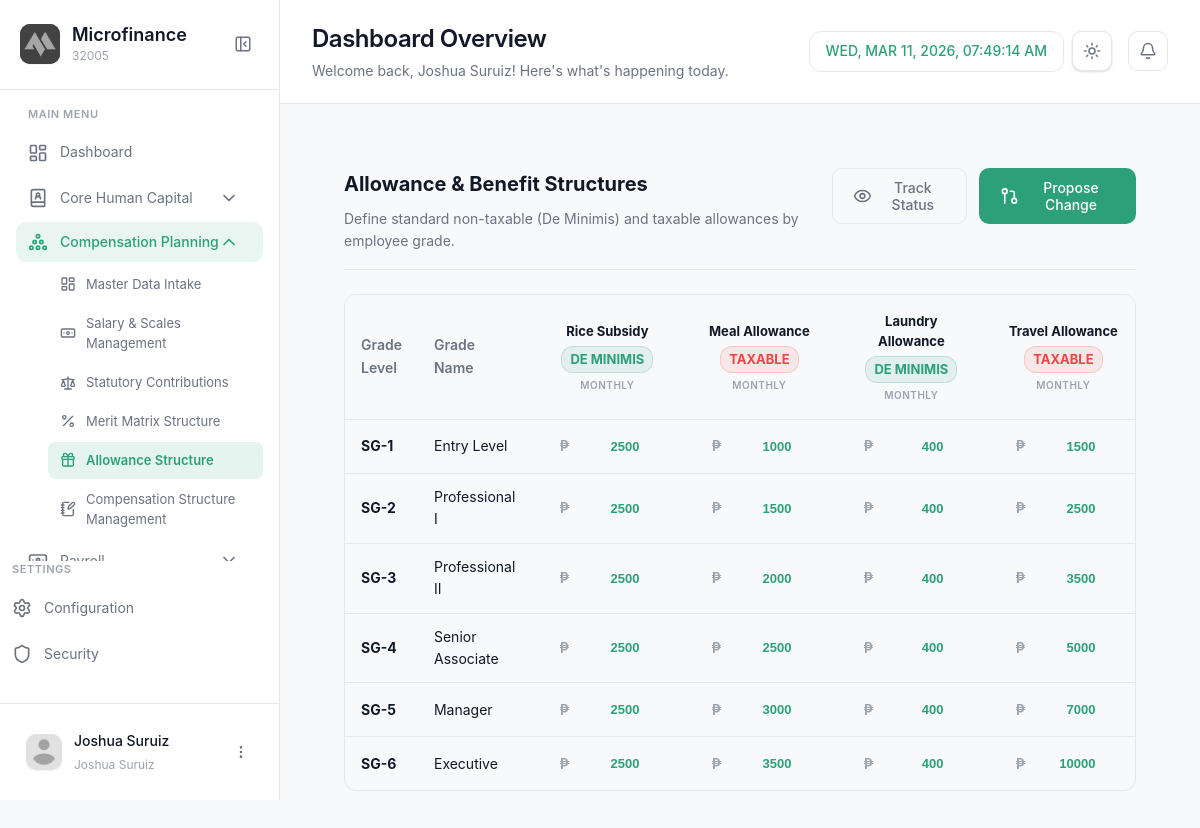
Screenshot of /modules/compensation/allowance.php (signed in) with the database file from the repository.
### tables this page shows
CREATE TABLE `allowance_types` (
  `AllowanceTypeID` int(11) NOT NULL,
  `AllowanceName` varchar(100) NOT NULL,
  `IsTaxable` tinyint(1) DEFAULT 0,
  `Frequency` enum('Monthly','Annual','Daily') DEFAULT 'Monthly',
  `CreatedAt` timestamp NOT NULL DEFAULT current_timestamp(),
  `UpdatedAt` timestamp NOT NULL DEFAULT current_timestamp() ON UPDATE current_timestamp()
);

CREATE TABLE `salary_grades` (
  `SalaryGradeID` int(11) NOT NULL,
  `period_id` int(11) DEFAULT NULL,
  `GradeLevel` varchar(10) NOT NULL,
  `GradeName` varchar(100) DEFAULT NULL,
  `MinSalary` decimal(15,2) NOT NULL,
  `MaxSalary` decimal(15,2) NOT NULL,
  `MidSalary` decimal(15,2) GENERATED ALWAYS AS ((`MinSalary` + `MaxSalary`) / 2) STORED,
  `Currency` varchar(10) DEFAULT 'PHP',
  `IsActive` tinyint(1) DEFAULT 1,
  `CreatedAt` timestamp NOT NULL DEFAULT current_timestamp(),
  `UpdatedAt` timestamp NULL DEFAULT NULL ON UPDATE current_timestamp(),
  `Description` varchar(255) DEFAULT NULL
);

### modules/compensation/allowance.php (the view, shortened to what this page needs)
<?php
require_once '../../config/config.php';
$period_id = 1;
$grades_query = $conn->query("
    SELECT sg.SalaryGradeID, sg.GradeLevel, sg.GradeName, sg.MinSalary, sg.MaxSalary, sg.MidSalary, sg.Description
    FROM salary_grades sg
    WHERE sg.period_id = $period_id
    ORDER BY sg.SalaryGradeID ASC
");
$salary_grades = [];
while ($row = $grades_query->fetch_assoc()) {
    $salary_grades[] = $row;
}
$allowance_types_query = $conn->query("SELECT * FROM allowance_types ORDER BY AllowanceTypeID ASC");
$allowance_types = [];
while ($row = $allowance_types_query->fetch_assoc()) {
    $allowance_types[] = $row;
}
$grade_allowances_query = $conn->query("SELECT * FROM grade_allowances");
$grade_allowance_map = [];
while ($row = $grade_allowances_query->fetch_assoc()) {
    $grade_allowance_map[$row['SalaryGradeID']][$row['AllowanceTypeID']] = $row['Amount'];
}
?>
<!DOCTYPE html>
<html lang="en">
<head>
  <link rel="stylesheet" href="../../css/compensationdashboard.css?v=1.3">
  <link rel="stylesheet" href="../../css/cycle.css?v=1.2">
  <link rel="stylesheet" href="../../css/allowance.css?v=1.2">
</head>
<body>
  <aside class="sidebar" id="sidebar">
    <div class="sidebar-header">
      <div class="logo-container">
        <div class="logo-wrapper">
          <img src="../../img/logo.png" alt="Logo" class="logo">
        </div>
        <div class="logo-text">
          <h2 class="app-name">Microfinance</h2>
          <span class="app-tagline">32005</span>
        </div>
      </div>
      <button class="sidebar-toggle" id="sidebarToggle">
        <i data-lucide="panel-left-close"></i>
      </button>
    </div>
     <nav class="sidebar-nav">
      <div class="nav-section">
        <span class="nav-section-title">MAIN MENU</span>
        <a href="dashboard.php" class="nav-item active">
          <i data-lucide="layout-dashboard"></i>
          <span>Dashboard</span>
        </a>
        <div class="nav-item-group <?php echo ($module === 'hr') ? 'active' : ''; ?>">
          <button class="nav-item has-submenu" data-module="hr">
            <div class="nav-item-content">
              <i data-lucide="book-user"></i>
              <span>Core Human Capital</span>
            </div>
            <i data-lucide="chevron-down" class="submenu-icon"></i>
          </button>
          <div class="nav-item-group <?php echo ($module === 'planning') ? 'active' : ''; ?>">
          <button class="nav-item has-submenu" data-module="planning">
            <div class="nav-item-content">
              <i data-lucide="circle-pile"></i>
              <span>Compensation Planning</span>
            </div>
            <i data-lucide="chevron-down" class="submenu-icon"></i>
          </button>
          <div class="submenu" id="submenu-planning">
            <a href="intake.php" class="submenu-item <?php echo ($page === 'intake') ? 'active' : ''; ?>">
              <i data-lucide="layout-dashboard"></i>
              <span>Master Data Intake</span>
            </a>
            <a href="salary.php" class="submenu-item <?php echo ($page === 'salarymgt') ? 'active' : ''; ?>">
              <i data-lucide="banknote"></i>
              <span>Salary & Scales Management</span>
            </a>
            <a href="statutory.php" class="submenu-item <?php echo ($page === 'statutory') ? 'active' : ''; ?>">
              <i data-lucide="scale"></i>
              <span>Statutory Contributions</span>
            </a>
            <a href="matrix.php" class="submenu-item <?php echo ($page === 'matrix') ? 'active' : ''; ?>">
              <i data-lucide="percent"></i>
              <span>Merit Matrix Structure</span>
            </a>
            <a href="allowance.php" class="submenu-item <?php echo ($page === 'allowance') ? 'active' : ''; ?>">
              <i data-lucide="gift"></i>
              <span>Allowance Structure</span>
            </a>
            <a href="cycle.php" class="submenu-item <?php echo ($page === 'cycle') ? 'active' : ''; ?>">
              <i data-lucide="notebook-pen"></i>
              <span>Compensation Structure Management</span>
            </a>
          </div>
        </div>
        <div class="nav-item-group <?php echo ($module === 'payroll') ? 'active' : ''; ?>">
          <button class="nav-item has-submenu" data-module="payroll">
            <div class="nav-item-content">
              <i data-lucide="banknote-arrow-down"></i>
              <span>Payroll</span>
            </div>
            <i data-lucide="chevron-down" class="submenu-icon"></i>
          </button>
        </div>
      </div>
    </div>
    </nav>
      <div class="nav-section">
        <span class="nav-section-title">SETTINGS</span>
        <a href="#" class="nav-item">
          <i data-lucide="settings"></i>
          <span>Configuration</span>
        </a>
        <a href="#" class="nav-item">
          <i data-lucide="shield"></i>
          <span>Security</span>
        </a>
      </div>
    <div class="sidebar-footer">
      <div class="user-profile">
        <div class="user-avatar">
          <img src="../../img/profile.png" alt="User">
        </div>
        <div class="user-info">
          <span class="user-name"><?php echo htmlspecialchars($_SESSION['username'] ?? 'Admin'); ?></span>
          <span class="user-role"><?php echo htmlspecialchars($_SESSION['user_role'] ?? 'Administrator'); ?></span>
        </div>
        <button class="user-menu-btn" id="userMenuBtn">
          <i data-lucide="more-vertical"></i>
        </button>
      </div>
    </div>
  </aside>
  <main class="main-content">
    <header class="page-header">
      <div class="header-left">
        <div class="header-title">
          <h1>Dashboard Overview</h1>
          <p>Welcome back, <?php echo htmlspecialchars($_SESSION['username'] ?? 'User'); ?>! Here's what's happening today.</p>
        </div>
      </div>
      <div class="header-right">
                        <div class="header-clock">
          <span id="realTimeClock"></span>
        </div>
        <button class="theme-toggle" id="themeToggle" aria-label="Toggle theme">
          <i data-lucide="sun" class="sun-icon"></i>
        </button>
        <button class="icon-btn">
          <i data-lucide="bell"></i>
        </button>
      </div>
    </header>
    <div class="content-wrapper">
          <div class="tab-panel active" id="allowances">
            <div class="section-header" style="margin-bottom: 24px; display: flex; justify-content: space-between; align-items: flex-start; padding-bottom: 16px; border-bottom: 1px solid var(--border-color);">
              <div class="sh-info">
                <h3 style="font-size: 20px; font-weight: 700; color: var(--text-primary); margin-bottom: 8px;">Allowance & Benefit Structures</h3>
                <p style="color: var(--text-secondary); font-size: 14px;">Define standard non-taxable (De Minimis) and taxable allowances by employee grade.</p>
              </div>
              <div class="comp-panel-actions" style="display: flex; gap: 12px;">
                <button class="btn btn-outline" id="btnTrackAllowanceStatus" style="border: 1px solid var(--border-color); color: var(--text-secondary);">
                  <i data-lucide="eye"></i>
                  <span>Track Status</span>
                </button>
                <button class="btn btn-primary" id="btnProposeAllowanceChange">
                  <i data-lucide="git-pull-request"></i>
                  <span>Propose Change</span>
                </button>
              </div>
            </div>
            <div class="table-container">
              <table class="comp-table editable-table">
                <thead>
                  <tr>
                    <th>Grade Level</th>
                    <th>Grade Name</th>
                    <?php foreach ($allowance_types as $type): ?>
                    <th>
                      <div class="allowance-header">
                        <span><?php echo htmlspecialchars($type['AllowanceName']); ?></span>
                        <span class="tax-badge <?php echo $type['IsTaxable'] ? 'taxable' : 'non-taxable'; ?>">
                          <?php echo $type['IsTaxable'] ? 'Taxable' : 'De Minimis'; ?>
                        </span>
                        <small><?php echo ($type['Frequency'] == 'Annual') ? 'Annual' : 'Monthly'; ?></small>
                      </div>
                    </th>
                    <?php endforeach; ?>
                  </tr>
                </thead>
                <tbody>
                  <?php foreach ($salary_grades as $grade): ?>
                  <tr>
                    <td><strong><?php echo htmlspecialchars($grade['GradeLevel']); ?></strong></td>
                    <td><?php echo htmlspecialchars($grade['GradeName']); ?></td>
                    <?php foreach ($allowance_types as $type): ?>
                    <?php
                      $amount = $grade_allowance_map[$grade['SalaryGradeID']][$type['AllowanceTypeID']] ?? 0;
                    ?>
                    <td>
                      <div class="input-with-symbol">
                        <span>&#8369;</span>
                        <input type="number"
                               value="<?php echo (int)$amount; ?>"
                               class="table-input-premium allowance-val-input"
                               data-grade="<?php echo $grade['SalaryGradeID']; ?>"
                               data-type="<?php echo $type['AllowanceTypeID']; ?>"
                               data-is-taxable="<?php echo $type['IsTaxable']; ?>">
                      </div>
                    </td>
                    <?php endforeach; ?>
                  </tr>
                  <?php endforeach; ?>
                </tbody>
              </table>
            </div>
          </div>
    </div>
  </main>
</body>
</html>

### rows the page displays
allowance_types: AllowanceName "Rice Subsidy", IsTaxable "DE MINIMIS", Frequency "MONTHLY"
allowance_types: AllowanceName "Meal Allowance", IsTaxable "TAXABLE", Frequency "MONTHLY"
allowance_types: AllowanceName "Laundry Allowance", IsTaxable "DE MINIMIS", Frequency "MONTHLY"
allowance_types: AllowanceName "Travel Allowance", IsTaxable "TAXABLE", Frequency "MONTHLY"
salary_grades: GradeLevel "SG-1", GradeName "Entry Level", SalaryGradeID.AllowanceTypeID "2500", SalaryGradeID.AllowanceTypeID "1000", SalaryGradeID.AllowanceTypeID "400", SalaryGradeID.AllowanceTypeID "1500"
salary_grades: GradeLevel "SG-2", GradeName "Professional I", SalaryGradeID.AllowanceTypeID "2500", SalaryGradeID.AllowanceTypeID "1500", SalaryGradeID.AllowanceTypeID "400"
salary_grades: GradeLevel "SG-3", GradeName "Professional II", SalaryGradeID.AllowanceTypeID "2500", SalaryGradeID.AllowanceTypeID "2000", SalaryGradeID.AllowanceTypeID "400", SalaryGradeID.AllowanceTypeID "3500"
salary_grades: GradeLevel "SG-4", GradeName "Senior Associate", SalaryGradeID.AllowanceTypeID "2500", SalaryGradeID.AllowanceTypeID "400", SalaryGradeID.AllowanceTypeID "5000"
salary_grades: GradeLevel "SG-5", GradeName "Manager", SalaryGradeID.AllowanceTypeID "2500", SalaryGradeID.AllowanceTypeID "3000", SalaryGradeID.AllowanceTypeID "400", SalaryGradeID.AllowanceTypeID "7000"
salary_grades: GradeLevel "SG-6", GradeName "Executive", SalaryGradeID.AllowanceTypeID "2500", SalaryGradeID.AllowanceTypeID "3500", SalaryGradeID.AllowanceTypeID "400", SalaryGradeID.AllowanceTypeID "10000"

### other values shown
$_SESSION['username'] "Joshua Suruiz"
$_SESSION['user_role'] "Joshua Suruiz"
